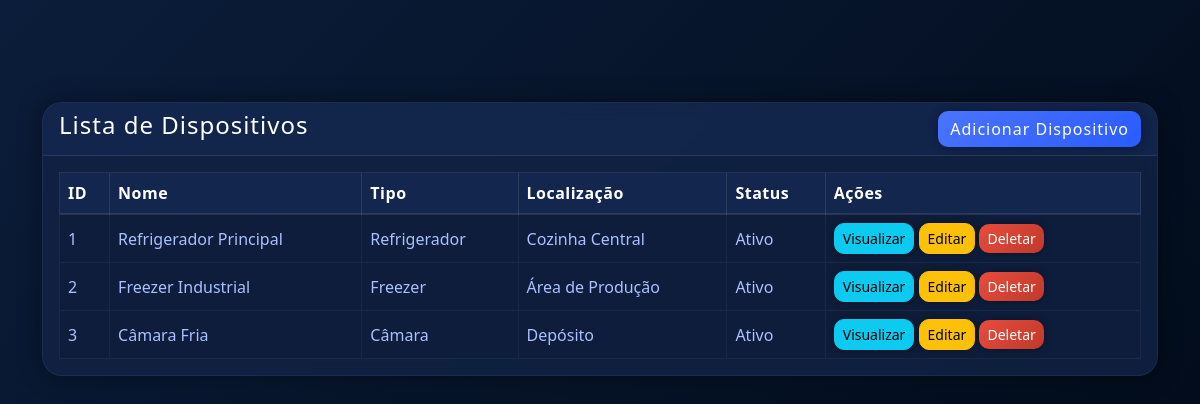
Screenshot of /TCC/view/Dispositivos.php with the database file from the repository.
### tables this page shows
CREATE TABLE IF NOT EXISTS Dispositivo (
    id INT AUTO_INCREMENT PRIMARY KEY,
    nome VARCHAR(100) NOT NULL,
    tipo VARCHAR(50) NOT NULL,
    localizacao VARCHAR(100) NOT NULL,
    status ENUM('Ativo', 'Inativo', 'Manutenção') DEFAULT 'Ativo',
    data_cadastro TIMESTAMP DEFAULT CURRENT_TIMESTAMP
);

### TCC/view/Dispositivos.php (the view, shortened to what this page needs)
<?php
require_once("../config.php");
?>
<!doctype html>
<html lang="pt-BR">
<head>
    <link href="https://cdn.jsdelivr.net/npm/bootstrap@5.3.8/dist/css/bootstrap.min.css" rel="stylesheet">
    <link href="../css/navbar.css" rel="stylesheet">
    <link href="../css/dispositivos.css" rel="stylesheet">
</head>
<body>
    <div class="container mt-5">
        <div class="card">
            <div class="card-header">
                <h4>Lista de Dispositivos
                    <a href="../controller/dispositivos-create.php" class="btn btn-primary float-end">
                        Adicionar Dispositivo
                    </a>
                </h4>
            </div>
            <div class="card-body">
                <table class="table table-bordered">
                    <thead>
                        <tr>
                            <th>ID</th>
                            <th>Nome</th>
                            <th>Tipo</th>
                            <th>Localização</th>
                            <th>Status</th>
                            <th>Ações</th>
                        </tr>
                    </thead>
                    <tbody>
                        <?php
                        $sql = "SELECT * FROM Dispositivo";
                        $query = mysqli_query($conexao, $sql);
                        while ($row = mysqli_fetch_assoc($query)) {
                            ?>
                            <tr>
                                <td><?= $row['id'] ?></td>
                                <td><?= $row['nome'] ?></td>
                                <td><?= $row['tipo'] ?></td>
                                <td><?= $row['localizacao'] ?></td>
                                <td><?= $row['status'] ?></td>
                                <td>
                                    <a href="dispositivo-read.php?id=<?= $row['id'] ?>" class="btn btn-info btn-sm">
                                        Visualizar
                                    </a>
                                    <a href="dispositivo-update.php?id=<?= $row['id'] ?>" class="btn btn-warning btn-sm">
                                        Editar
                                    </a>
                                    <a href="../controller/dispositivo-delete.php?id=<?= $row['id'] ?>"
                                        class="btn btn-danger btn-sm"
                                        onclick="return confirm('Tem certeza que deseja deletar?')">
                                        Deletar
                                    </a>
                                </td>
                            </tr>
                        <?php } ?>
                    </tbody>
                </table>
            </div>
        </div>
    </div>
</body>
</html>

### TCC/css/navbar.css (style rules this page uses)
body { padding-top: 70px !important; }

### TCC/css/dispositivos.css (style rules this page uses)
body { background: linear-gradient(135deg, #0b1d3a, #000814) !important; min-height: 100vh; color: #e0e6f0 !important; padding-top: 70px !important; }
.container { margin-top: 2rem !important; }
.card { background: rgba(20, 40, 80, 0.7) !important; border-radius: 20px !important; border: 1px solid rgba(255,255,255,0.05) !important; backdrop-filter: blur(10px); box-shadow: 0 0 25px #0006 !important; color: white !important; transition: 0.3s; margin-bottom: 2rem; }
.card-header { background: rgba(20, 40, 80, 0.5) !important; border-bottom: 1px solid rgba(255,255,255,0.1) !important; border-radius: 20px 20px 0 0 !important; }
.card-header h4 { color: #ffffff !important; letter-spacing: 1px; margin: 0; }
.card-body { background: rgba(15, 30, 60, 0.5) !important; border-radius: 0 0 20px 20px !important; }
.table { color: #e0e6f0 !important; border-color: rgba(255,255,255,0.1) !important; margin-bottom: 0; background: rgba(15, 30, 60, 0.5) !important; }
.table-bordered { background: rgba(15, 30, 60, 0.5) !important; }
.table thead { background: rgba(20, 40, 80, 0.6) !important; border-bottom: 2px solid rgba(255,255,255,0.1) !important; }
.table thead th { color: #ffffff !important; font-weight: 600; letter-spacing: 0.5px; border-color: rgba(255,255,255,0.1) !important; background: rgba(20, 40, 80, 0.6) !important; }
.table tbody tr { transition: 0.3s; border-color: rgba(255,255,255,0.05) !important; background: rgba(15, 30, 60, 0.5) !important; }
.table tbody td { color: #a8c1ff !important; border-color: rgba(255,255,255,0.05) !important; vertical-align: middle; background: rgba(15, 30, 60, 0.5) !important; }
.btn { border-radius: 10px !important; font-weight: 500; transition: 0.3s; box-shadow: 0 0 10px #0005 !important; }
.btn-primary { background: linear-gradient(135deg, #4a73ff, #2a5cff) !important; border: none !important; color: white !important; }
.btn-danger { background: linear-gradient(135deg, #e74c3c, #c0392b) !important; border: none !important; color: white !important; }
.float-end { margin-left: auto !important; }

### rows the page displays
dispositivo: id "1", nome "Refrigerador Principal", tipo "Refrigerador", localizacao "Cozinha Central", status "Ativo"
dispositivo: id "2", nome "Freezer Industrial", tipo "Freezer", localizacao "Área de Produção", status "Ativo"
dispositivo: id "3", nome "Câmara Fria", tipo "Câmara", localizacao "Depósito", status "Ativo"
